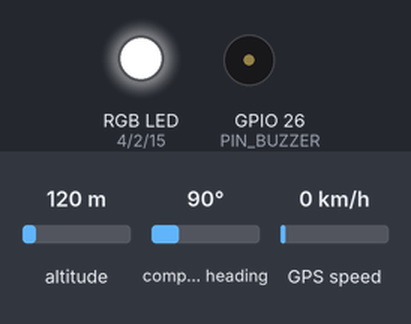
This sketch was run on a simulated ESP32. On the bench: an RGB LED mixed from three pins (HIGH = lit), buzzer (waves = sounding, pin HIGH). The inputs (shaded band) are chosen by the test bench; at power-on: altitude 120 m, compass heading 90°, GPS speed 0 km/h. The GPS gets a fix after 3 s at 37.7749, -122.4194 with 8 satellites; the modem accepts every AT command (registered, SIM ready, sends succeed) and sends nothing else; what the sketch prints to the serial monitor is not drawn.

Above: at 0.1 s.
At 5.1 s:
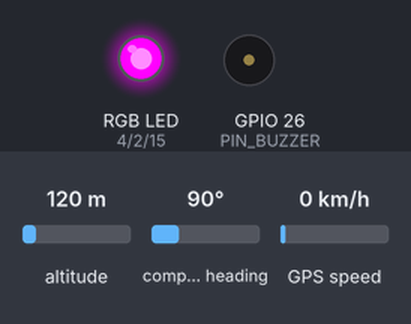
Timing chart, 0 to 6.6 s (numbered marks = the images above):
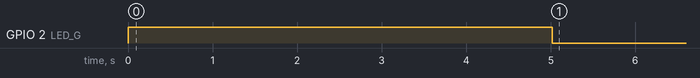

Measured:
- by itself, GPIO 2 (LED_G): HIGH → LOW at 5.0 s

The sketch:

SMSGPS.ino
```cpp
#include <TinyGPS++.h>
#include <HardwareSerial.h>

// ================== CONFIGURACIÓN HARDWARE ==================
// LED RGB (Ánodo Común a 3.3V) -> ON=LOW, OFF=HIGH
const int LED_R = 4;   // Rojo
const int LED_G = 2;   // Verde
const int LED_B = 15;  // Azul

// Buzzer (Activo HIGH)
const int PIN_BUZZER = 26;

// ================== GPS (NEO-6M) ==================
TinyGPSPlus gps;
static const int RXPin = 18;  // GPS TX -> ESP32 RX2
static const int TXPin = 19;  // GPS RX -> ESP32 TX2
static const uint32_t GPSBaud = 9600;

// Configuración de Zona
double safeLat = 0.0;
double safeLon = 0.0;
bool homeSet = false;
const double SAFE_RADIUS_M = 25.0; // Radio en metros

bool isOutsideZone = false;

// ================== MÓDULO SMS A7670SA ==================
HardwareSerial modem(1);
static const int MODEM_RX = 16;
static const int MODEM_TX = 17;
static const uint32_t MODEM_BAUD = 115200;

const char NUMERO_ALERTA[] = "+573213186468";
bool alertSent = false;

// ================== TIMERS (MILLIS) ==================
unsigned long previousMillisAlarm = 0;
bool alarmState = false;
const long INTERVALO_ALARMA = 200; // Velocidad del parpadeo (ms)

// ============= PROTOTIPOS =============
void inicializarModuloSMS();
void enviarSMSAlerta(double lat, double lon, double distancia);
void enviarComandoModem(const char* cmd, uint16_t esperaMs = 500);
void configurarHomeSiEsNecesario();
void procesarGeocerca();
void manejarIndicadores();
void setRGB(bool r, bool g, bool b); // Función auxiliar para colores
void imprimirDatos();

void setup() {
  Serial.begin(115200);
  Serial.println(F("=== GPS GEOFENCE + RGB ANODO COMUN ==="));

  // Configurar pines
  pinMode(LED_R, OUTPUT);
  pinMode(LED_G, OUTPUT);
  pinMode(LED_B, OUTPUT);
  pinMode(PIN_BUZZER, OUTPUT);

  // Estado inicial: Apagar todo (HIGH para ánodo común)
  setRGB(false, false, false);
  digitalWrite(PIN_BUZZER, LOW);

  // Iniciar GPS y Módem
  Serial2.begin(GPSBaud, SERIAL_8N1, RXPin, TXPin);
  modem.begin(MODEM_BAUD, SERIAL_8N1, MODEM_RX, MODEM_TX);
  delay(3000);

  inicializarModuloSMS();
}

void loop() {
  // 1. Leer datos GPS
  while (Serial2.available() > 0) {
    char c = Serial2.read();
    gps.encode(c);
    if (gps.location.isUpdated()) {
      configurarHomeSiEsNecesario();
      procesarGeocerca();
      imprimirDatos();
    }
  }

  // 2. Controlar Luces y Sonido (Sin delay)
  manejarIndicadores();
}

// ------------------ CONTROL DE LED RGB (ÁNODO COMÚN) ------------------
// true = ENCENDIDO (LOW), false = APAGADO (HIGH)
void setRGB(bool r, bool g, bool b) {
  digitalWrite(LED_R, r ? LOW : HIGH);
  digitalWrite(LED_G, g ? LOW : HIGH);
  digitalWrite(LED_B, b ? LOW : HIGH);
}

// ------------------ LÓGICA DE INDICADORES ------------------
void manejarIndicadores() {
  // CASO 1: ZONA SEGURA (DENTRO)
  if (!isOutsideZone) {
    // Verde Fijo, Buzzer apagado
    setRGB(false, true, false);
    digitalWrite(PIN_BUZZER, LOW);
    alarmState = false;
  }
  // CASO 2: PELIGRO (FUERA) -> ALARMA
  else {
    unsigned long currentMillis = millis();

    // Timer para parpadeo
    if (currentMillis - previousMillisAlarm >= INTERVALO_ALARMA) {
      previousMillisAlarm = currentMillis;
      alarmState = !alarmState;

      if (alarmState) {
        // ENCENDER: Rojo ON, Buzzer ON
        setRGB(true, false, false);
        digitalWrite(PIN_BUZZER, HIGH);
      } else {
        // APAGAR: Todo OFF, Buzzer OFF
        setRGB(false, false, false);
        digitalWrite(PIN_BUZZER, LOW);
      }
    }
  }
}

// ------------------ GEO-CERCA LOGIC ------------------
void configurarHomeSiEsNecesario() {
  if (homeSet) return;
  if (!gps.location.isValid()) return;
  if (!gps.satellites.isValid()) return;
  if (gps.satellites.value() <= 5) return; // Esperar buena señal

  safeLat = gps.location.lat();
  safeLon = gps.location.lng();
  homeSet = true;
  Serial.println(F("🏠 HOME CONFIGURADO (LED debe estar VERDE)"));
}

void procesarGeocerca() {
  if (!homeSet || !gps.location.isValid()) {
    isOutsideZone = false;
    return;
  }

  double lat = gps.location.lat();
  double lon = gps.location.lng();
  double distancia = TinyGPSPlus::distanceBetween(lat, lon, safeLat, safeLon);

  if (distancia > SAFE_RADIUS_M) {
    // SALIÓ DE LA ZONA
    if (!isOutsideZone) Serial.println(F("⚠️ SALIENDO DE ZONA -> ALARMA ROJA"));
    isOutsideZone = true;

    if (!alertSent) {
      enviarSMSAlerta(lat, lon, distancia);
      alertSent = true;
    }
  } else {
    // ESTÁ DENTRO
    if (isOutsideZone) Serial.println(F("✅ REGRESO A ZONA -> LED VERDE"));
    isOutsideZone = false;
    alertSent = false;
  }
}

// ------------------ SMS -----------------------
void inicializarModuloSMS() {
  enviarComandoModem("AT");
  enviarComandoModem("ATE0");
  enviarComandoModem("AT+CMGF=1");
  enviarComandoModem("AT+CSCS=\"GSM\"");
}

void enviarComandoModem(const char* cmd, uint16_t esperaMs) {
  modem.println(cmd);
  unsigned long start = millis();
  while (millis() - start < esperaMs) {
    while (modem.available()) Serial.write(modem.read());
  }
}

void enviarSMSAlerta(double lat, double lon, double distancia) {
  Serial.println(F("Enviando SMS Geocerca..."));
  modem.println("AT+CMGF=1");
  delay(200);
  modem.print("AT+CMGS=\"");
  modem.print(NUMERO_ALERTA);
  modem.println("\"");
  delay(200);

  String url = "http://maps.google.com/?q=";
  url += String(lat, 6);
  url += ",";
  url += String(lon, 6);

  modem.print("ALERTA: Fuera de zona segura!\r\n");
  modem.print("Distancia: ");
  modem.print(distancia, 1);
  modem.println("m");
  modem.print("Ubicacion: ");
  modem.println(url);

  modem.write(26);
  Serial.println(F("SMS Enviado."));
}

void imprimirDatos() {
  static unsigned long lastPrint = 0;
  if (millis() - lastPrint < 2000) return;
  lastPrint = millis();

  if (gps.location.isValid()) {
    Serial.print(F("GPS OK | Distancia Home: "));
    if (homeSet) {
      Serial.print(TinyGPSPlus::distanceBetween(gps.location.lat(), gps.location.lng(), safeLat, safeLon));
      Serial.print(F("m | Estado: "));
      Serial.println(isOutsideZone ? "FUERA (ROJO PARPADEANDO)" : "DENTRO (VERDE FIJO)");
    } else {
      Serial.println(F("Esperando Configurar Home (>5 Sats)..."));
    }
  } else {
    Serial.println(F("Buscando satélites..."));
  }
}
```
